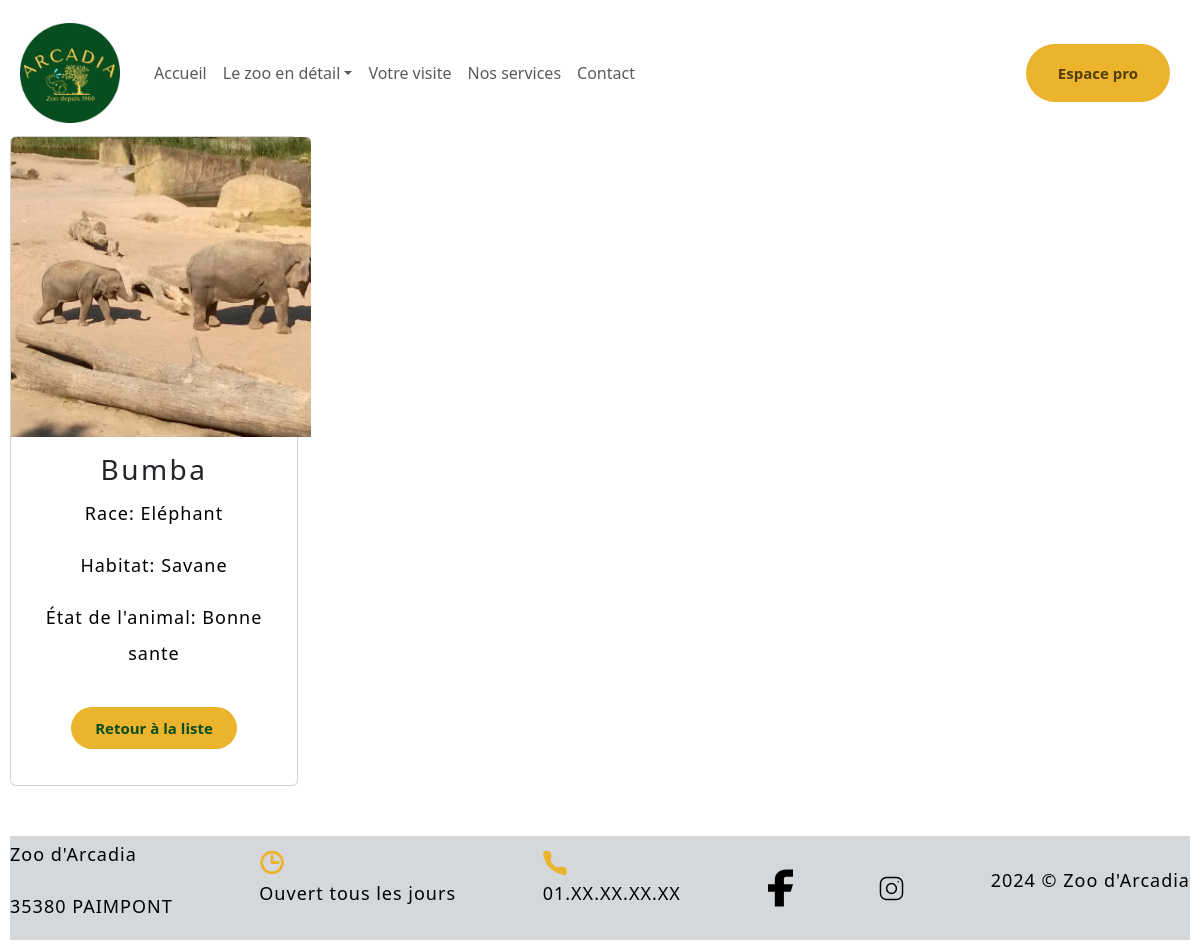
The app's page /php/animal.php with its own data.
### tables this page shows
CREATE TABLE `animaux` (
  `animal_id` int(11) NOT NULL,
  `prenom` varchar(50) NOT NULL,
  `race` varchar(255) NOT NULL,
  `animal_image_id` text NOT NULL,
  `habitat` varchar(255) NOT NULL,
  `etat` varchar(50) NOT NULL
);

### php/animal.php (the view)
<?php
require_once "../components/header.php"
  ?>
<?php
    try {
      $sql = "SELECT `animal_id`, `prenom`, `race`, `animal_image_id`, `habitat`, `etat` FROM `animaux` WHERE 'prenom' = 'prenom' LIMIT 1";
      $sth = $cx->prepare($sql);
      $sth->execute();
      $result = $sth->fetchAll();
      foreach($result as $k => $v) {
      echo "
        <div class='card' style='width: 18rem; gap: 10px; display: flex; flex-direction: row; align-items:center;'>
        <div class='col-md-12 col-expand-lg mr-auto;'>
        <img src=../images/" . $v['animal_image_id'] ." class='card-img-top'>
        <div class='card-body text-center'>
            <h3 class='card-title'>" . $v['prenom'] ."</h3>
            <p class='card-text'>Race: " . $v['race'] ."</p>
            <p class='card-text'>Habitat: " . $v['habitat'] ."</p>
            <p class='card-text'>État de l'animal: " . $v['etat'] ."</p>
        <button id='button'><a class='nav-link' href='animaux.php'>Retour à la liste</a></button>
        </div>
        </div>
        </div>
      ";
      }
      }catch (PDOException $e) {
      echo "Erreur : " . $e->getMessage() . "</br>";
      die ();
    }
?>
  <?php
    require_once "../components/footer.php"
  ?>
</html>

### styles/style.css (style rules this page uses)
* { margin: 0; padding: 0; box-sizing: border-box; }
p { font-size: 18px; line-height: 2; letter-spacing: 1px; color: black; }
body { background-color: #F8F2E3; font-size: 18px; margin: 10px 10px; padding: 10px; }
h3 { color: #000; text-align: center; font-size: 25px; font-weight: 600; letter-spacing: 2.5px; }
#button { border: none; text-decoration: none; background-color: #EBB42C; color: #074D1F; font-size: 15px; font-weight: bolder; padding: 10px 24px; margin: 20px; border-radius: 30px; }
a { text-decoration: none; list-style-type: none; color: #000000; justify-content: center; gap: 20px; padding: 10px; font-weight: bold; line-break: anywhere; display: inline-block; position: relative; }

### styles/cards-style.css (style rules this page uses)
.card { display: grid; grid-template-rows: max-content 400px 1fr; }
.card img { object-fit: cover; width: 300px; height: 300px; align-self: center; }

### records on screen
animaux: prenom "Bumba", race "Eléphant", habitat "Savane", etat "Bonne sante"
